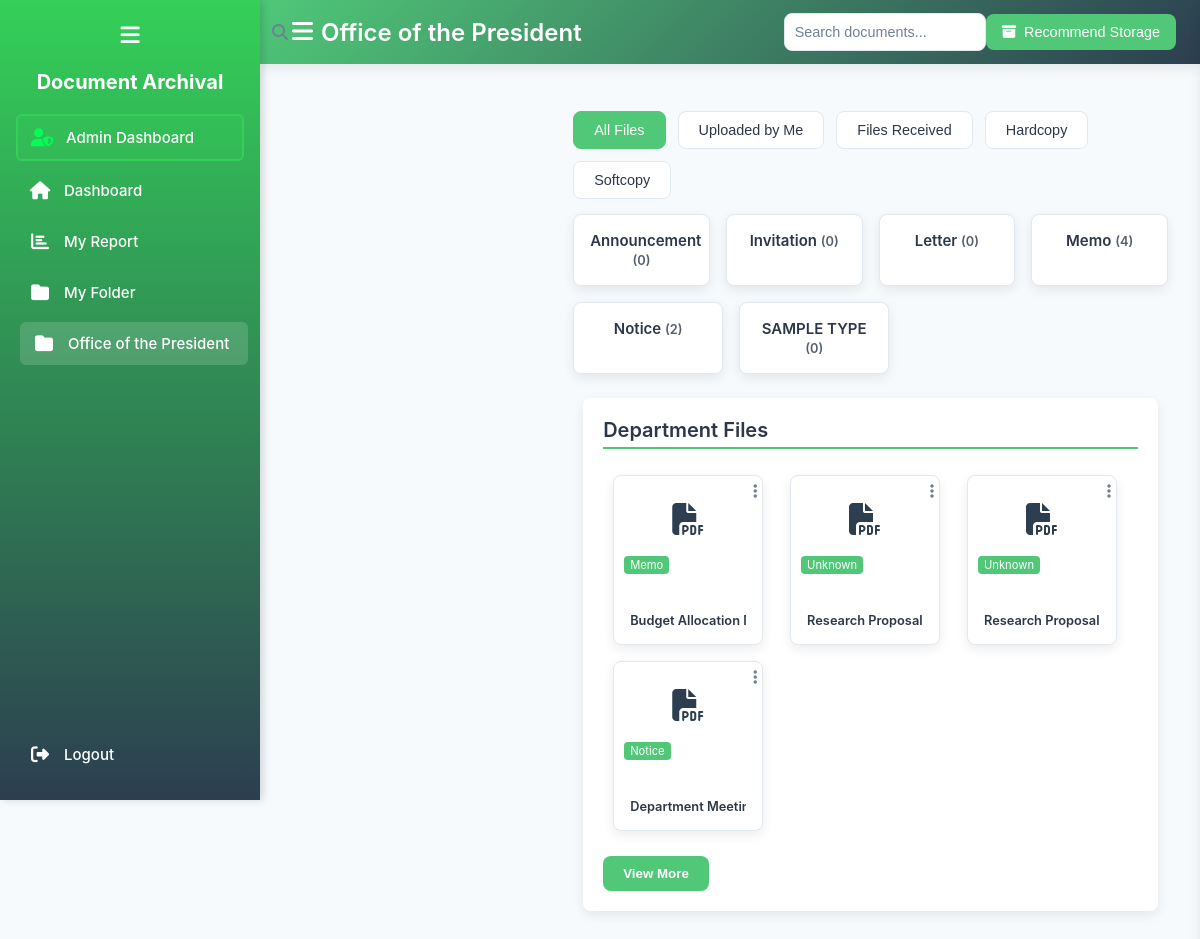
/department_folder.php?department_id=30 (signed in), run on the app's committed database.
### tables this page shows
CREATE TABLE `departments` (
  `department_id` int(11) NOT NULL AUTO_INCREMENT,
  `department_name` varchar(255) NOT NULL COMMENT 'Name of the department',
  `department_type` enum('college','office','sub_department') NOT NULL COMMENT 'Type (e.g., college, office, sub_department)',
  `name_type` enum('Academic','Administrative','Program') NOT NULL COMMENT 'Category (e.g., Academic, Administrative, Program)',
  `parent_department_id` int(11) DEFAULT NULL COMMENT 'Recursive reference to parent department',
  PRIMARY KEY (`department_id`),
  KEY `idx_parent_department` (`parent_department_id`),
  KEY `idx_department_type` (`department_type`,`name_type`),
  CONSTRAINT `fk_departments_parent` FOREIGN KEY (`parent_department_id`) REFERENCES `departments` (`department_id`) ON DELETE SET NULL
);

CREATE TABLE `files` (
  `file_id` int(11) NOT NULL AUTO_INCREMENT,
  `parent_file_id` int(11) DEFAULT NULL COMMENT 'Recursive reference to parent file (e.g., for versions or copies)',
  `file_name` varchar(255) NOT NULL COMMENT 'Name of the file',
  `meta_data` varchar(255) DEFAULT NULL COMMENT 'Optional metadata (e.g., description)',
  `user_id` int(11) NOT NULL COMMENT 'Uploader user ID',
  `upload_date` datetime DEFAULT NULL COMMENT 'File upload timestamp',
  `file_size` int(11) NOT NULL COMMENT 'File size in bytes',
  `file_type` enum('pdf','docx','txt','png','jpg','jpeg','csv','xlsx') NOT NULL COMMENT 'File type (e.g., pdf, docx, txt, png, jpg, jpeg, csv, xlsx)',
  `document_type_id` int(11) DEFAULT NULL COMMENT 'References document_types.document_type_id',
  `file_status` enum('active','archived','deleted','pending_ocr','ocr_complete') NOT NULL DEFAULT 'active' COMMENT 'Lifecycle status of the file',
  `location_id` int(11) DEFAULT NULL COMMENT 'References storage_locations.location_id',
  `copy_type` enum('original','copy') DEFAULT NULL COMMENT 'Type of copy (e.g., copy, original)',
  `file_path` varchar(255) NOT NULL COMMENT 'File storage path',
  `department_id` int(11) DEFAULT NULL COMMENT 'References departments.department_id',
  PRIMARY KEY (`file_id`),
  KEY `idx_parent_file` (`parent_file_id`),
  KEY `idx_user_id` (`user_id`),
  KEY `idx_document_type` (`document_type_id`),
  KEY `idx_location_id` (`location_id`),
  KEY `idx_file_status` (`file_status`),
  KEY `idx_upload_date` (`upload_date`),
  KEY `idx_file_copy_type` (`copy_type`),
  KEY `idx_file_document_status` (`document_type_id`,`file_status`),
  KEY `fk_files_department` (`department_id`),
  CONSTRAINT `fk_files_department` FOREIGN KEY (`department_id`) REFERENCES `departments` (`department_id`) ON DELETE SET NULL,
  CONSTRAINT `fk_files_document_type` FOREIGN KEY (`document_type_id`) REFERENCES `document_types` (`document_type_id`) ON DELETE SET NULL,
  CONSTRAINT `fk_files_location` FOREIGN KEY (`location_id`) REFERENCES `storage_locations` (`location_id`) ON DELETE SET NULL,
  CONSTRAINT `fk_files_parent` FOREIGN KEY (`parent_file_id`) REFERENCES `files` (`file_id`) ON DELETE SET NULL ON UPDATE CASCADE,
  CONSTRAINT `fk_files_user` FOREIGN KEY (`user_id`) REFERENCES `users` (`user_id`) ON DELETE CASCADE
);

CREATE TABLE `documents_type_fields` (
  `Document_type_id` int(11) NOT NULL,
  `Document_type_field` int(11) DEFAULT NULL,
  `Field_name` varchar(255) DEFAULT NULL,
  `Field_label` varchar(255) DEFAULT NULL,
  `Field_type` int(11) DEFAULT NULL,
  `Is_required` tinyint(1) DEFAULT NULL
);

### Department_folder.php (the view, shortened to what this page needs)
<?php
require_once 'notification.php';
function validateSession(): ?array
{
    return ['user_id' => (int)$_SESSION['user_id'], 'role' => $_SESSION['role']];
}
function getFileIcon(string $fileName): string
{
    $iconClasses = [
        'pdf' => 'fas fa-file-pdf',
        'doc' => 'fas fa-file-word',
        'docx' => 'fas fa-file-word',
        'xls' => 'fas fa-file-excel',
        'xlsx' => 'fas fa-file-excel',
        'ppt' => 'fas fa-file-powerpoint',
        'pptx' => 'fas fa-file-powerpoint',
        'txt' => 'fas fa-file-alt',
        'jpg' => 'fas fa-file-image',
        'jpeg' => 'fas fa-file-image',
        'png' => 'fas fa-file-image',
        'default' => 'fas fa-file'
    ];
    $extension = strtolower(pathinfo($fileName, PATHINFO_EXTENSION));
    return $iconClasses[$extension] ?? $iconClasses['default'];
}
function fetchUserDepartments(PDO $pdo, int $userId): array
{
    try {
        $stmt = $pdo->prepare("
            SELECT d.department_id AS id, d.department_name AS name
            FROM departments d
            JOIN users_department ud ON d.department_id = ud.department_id
            WHERE ud.user_id = ?
            ORDER BY d.department_name
        ");
        $stmt->execute([$userId]);
        return $stmt->fetchAll(PDO::FETCH_ASSOC);
    } catch (Exception $e) {
        error_log("Error fetching departments in department_folder.php: " . $e->getMessage());
        return [];
    }
}
function fetchDocumentTypes(PDO $pdo): array
{
    try {
        $stmt = $pdo->prepare("SELECT DISTINCT field_name AS name FROM documents_type_fields ORDER BY field_name");
        $stmt->execute();
        return $stmt->fetchAll(PDO::FETCH_ASSOC);
    } catch (Exception $e) {
        error_log("Error fetching document types in department_folder.php: " . $e->getMessage());
        return [];
    }
}
function fetchDepartmentFiles(PDO $pdo, int $userId, int $departmentId): array
{
    try {
        $stmt = $pdo->prepare("
            SELECT f.file_id AS id, f.file_name, f.user_id, f.upload_date,
                   f.file_size, f.file_type, f.file_path, f.meta_data,
                   dtf.field_name AS document_type, u.username AS uploader_name
            FROM files f
            LEFT JOIN documents_type_fields dtf ON f.document_type_id = dtf.document_type_id
            LEFT JOIN users u ON f.user_id = u.user_id
            JOIN users_department ud ON ud.user_id = f.user_id AND ud.department_id = ?
            WHERE f.file_status != 'deleted' AND ud.user_id IN (
                SELECT user_id FROM users_department WHERE department_id = ?
            )
            ORDER BY f.upload_date DESC
        ");
        $stmt->execute([$departmentId, $departmentId]);
        $files = $stmt->fetchAll(PDO::FETCH_ASSOC);
        foreach ($files as &$file) {
            $metaData = json_decode($file['meta_data'] ?? '{}', true);
        }
        return $files;
    } catch (Exception $e) {
        error_log("Error fetching department files in department_folder.php: " . $e->getMessage());
        return [];
    }
}
function validateDepartmentAccess(PDO $pdo, int $userId, int $departmentId): bool
{
    try {
        $stmt = $pdo->prepare("
            SELECT COUNT(*) FROM users_department
            WHERE user_id = ? AND department_id = ?
        ");
        $stmt->execute([$userId, $departmentId]);
        return $stmt->fetchColumn() > 0;
    } catch (Exception $e) {
        error_log("Error validating department access in department_folder.php: " . $e->getMessage());
        return false;
    }
}
$errorMessage = '';
$userDepartments = [];
$documentTypes = [];
$filteredFiles = [];
$departmentName = 'Unknown Department';
$departmentId = null;
if (!isset($pdo) || !$pdo instanceof PDO) {
    $errorMessage = 'Database connection not available. Please try again later.';
    error_log("Database connection not available in department_folder.php.");
} else {
    $session = validateSession();
    $userId = $session['user_id'];
    $departmentId = filter_input(INPUT_GET, 'department_id', FILTER_VALIDATE_INT);
    if (!$departmentId) {
        $errorMessage = 'Department ID is required.';
        error_log("Department ID missing in department_folder.php.");
    } else {
        try {
            $stmt = $pdo->prepare("SELECT department_name AS name FROM departments WHERE department_id = ?");
            $stmt->execute([$departmentId]);
            $department = $stmt->fetch(PDO::FETCH_ASSOC);
            if (!$department) {
                $errorMessage = 'Department not found.';
                error_log("Department ID $departmentId not found in department_folder.php.");
            } else {
                $departmentName = $department['name'];
            }
        } catch (Exception $e) {
            $errorMessage = 'Error fetching department information.';
            error_log("Error fetching department in department_folder.php: " . $e->getMessage());
        }
        if (!$errorMessage && !validateDepartmentAccess($pdo, $userId, $departmentId)) {
            $errorMessage = 'You do not have access to this department.';
            error_log("User ID $userId denied access to department ID $departmentId in department_folder.php.");
        }
        if (!$errorMessage) {
            $userDepartments = fetchUserDepartments($pdo, $userId);
            $documentTypes = fetchDocumentTypes($pdo);
            $files = fetchDepartmentFiles($pdo, $userId, $departmentId);
            $sortFilter = filter_input(INPUT_GET, 'sort', FILTER_SANITIZE_STRING, ['options' => ['default' => 'all']]);
            $filteredFiles = array_filter($files, function ($file) use ($userId, $sortFilter) {
                $isUploadedByMe = $file['user_id'] == $userId;
                $isReceived = !$isUploadedByMe;
                $isHardcopyOnly = ($file['hard_copy_available'] ?? 0) == 1 && empty($file['file_path']);
                $isSoftcopyOnly = ($file['hard_copy_available'] ?? 0) == 0 && !empty($file['file_path']);
                return match ($sortFilter) {
                    'uploaded-by-me' => $isUploadedByMe,
                    'received' => $isReceived,
                    'hardcopy' => $isHardcopyOnly,
                    'softcopy' => $isSoftcopyOnly,
                    default => true
                };
            });
        }
    }
}
?>
<!DOCTYPE html>
<html lang="en">
    <?php
    include 'user_head.php';
    ?>
</head>
<body>
    <?php if ($errorMessage): ?>
        <div class="error-message" style="color: red; padding: 20px; text-align: center;">
            <p><?= htmlspecialchars($errorMessage, ENT_QUOTES, 'UTF-8'); ?></p>
        </div>
    <?php else: ?>
        <div class="top-nav">
            <button class="toggle-btn" title="Toggle Sidebar" aria-label="Toggle Sidebar"><i class="fas fa-bars"></i></button>
            <h2><?= htmlspecialchars($departmentName, ENT_QUOTES, 'UTF-8') ?></h2>
            <div class="search-container">
                <i class="fas fa-search search-icon"></i>
                <input type="text" placeholder="Search documents..." class="search-bar" id="searchBar" aria-label="Search documents">
            </div>
            <button id="hardcopyStorageButton" aria-label="Recommend Storage"><i class="fas fa-archive"></i> Recommend Storage</button>
        </div>
    <?php
    include 'user_menu.php';
    ?>
        <?php foreach ($userDepartments as $dept): ?>
                <a href="department_folder.php?department_id=<?= htmlspecialchars($dept['id'], ENT_QUOTES, 'UTF-8') ?>"
                    class="<?= $dept['id'] == $departmentId ? 'active' : '' ?>"
                    data-tooltip="<?= htmlspecialchars($dept['name'], ENT_QUOTES, 'UTF-8') ?>">
                    <i class="fas fa-folder"></i><span class="link-text"><?= htmlspecialchars($dept['name'], ENT_QUOTES, 'UTF-8') ?></span>
                </a>
        <?php endforeach; ?>
        <a href="logout.php" class="logout-btn" data-tooltip="Logout" aria-label="Logout">
            <i class="fas fa-sign-out-alt"></i><span class="link-text">Logout</span>
        </a>
    </aside>
        <main class="main-content">
            <div class="sorting-buttons">
                <button class="sort-btn <?= $sortFilter === 'all' ? 'active' : '' ?>" data-filter="all" aria-label="Show all files">All Files</button>
                <button class="sort-btn <?= $sortFilter === 'uploaded-by-me' ? 'active' : '' ?>" data-filter="uploaded-by-me" aria-label="Show files uploaded by me">Uploaded by Me</button>
                <button class="sort-btn <?= $sortFilter === 'received' ? 'active' : '' ?>" data-filter="received" aria-label="Show received files">Files Received</button>
                <button class="sort-btn <?= $sortFilter === 'hardcopy' ? 'active' : '' ?>" data-filter="hardcopy" aria-label="Show hardcopy files">Hardcopy</button>
                <button class="sort-btn <?= $sortFilter === 'softcopy' ? 'active' : '' ?>" data-filter="softcopy" aria-label="Show softcopy files">Softcopy</button>
            </div>
            <div class="ftypes">
                <?php foreach ($documentTypes as $type):
                    $fileCount = count(array_filter($filteredFiles, fn($file) => $file['document_type'] === $type['name']));
                ?>
                    <div class="ftype-card"
                        data-type="<?= htmlspecialchars(strtolower(str_replace(' ', '-', $type['name'])), ENT_QUOTES, 'UTF-8') ?>"
                        role="button"
                        tabindex="0"
                        aria-label="View <?= htmlspecialchars(ucfirst($type['name']), ENT_QUOTES, 'UTF-8') ?> files (<?= $fileCount ?>)">
                        <p><?= htmlspecialchars(ucfirst($type['name']), ENT_QUOTES, 'UTF-8') ?> <span class="file-count">(<?= $fileCount ?>)</span></p>
                    </div>
                <?php endforeach; ?>
            </div>
            <div class="masonry-grid">
                <section class="masonry-section">
                    <h3>Department Files</h3>
                    <div class="file-card-container" id="departmentFiles">
                        <?php foreach (array_slice($filteredFiles, 0, 4) as $file): ?>
                            <div class="file-card"
                                data-file-id="<?= htmlspecialchars($file['id'], ENT_QUOTES, 'UTF-8') ?>"
                                data-file-name="<?= htmlspecialchars($file['file_name'], ENT_QUOTES, 'UTF-8') ?>"
                                role="button"
                                tabindex="0"
                                aria-label="View details for <?= htmlspecialchars($file['file_name'], ENT_QUOTES, 'UTF-8') ?>">
                                <div class="file-icon-container"><i class="<?= getFileIcon($file['file_name']) ?> file-icon"></i></div>
                                <p class="file-name"><?= htmlspecialchars($file['file_name'], ENT_QUOTES, 'UTF-8') ?></p>
                                <span class="file-type-badge"><?= htmlspecialchars($file['document_type'] ?? 'Unknown', ENT_QUOTES, 'UTF-8') ?></span>
                                <div class="file-options"
                                    role="button"
                                    tabindex="0"
                                    aria-label="File options for <?= htmlspecialchars($file['file_name'], ENT_QUOTES, 'UTF-8') ?>">
                                    <i class="fas fa-ellipsis-v" aria-hidden="true"></i>
                                </div>
                            </div>
                        <?php endforeach; ?>
                    </div>
                    <?php if (count($filteredFiles) > 4): ?>
                        <div class="view-more">
                            <button onclick="openModal('department')" aria-label="View more department files">View More</button>
                        </div>
                    <?php endif; ?>
                </section>
            </div>
        </main>
    <?php endif; ?>
</body>
</html>

### data on the page
departments: department_name "Office of the President"
files: file_name "Budget Allocatio…", documents_type_fields.Field_name "Memo"
files: file_name "Research Propo…", document_type "Unknown"
files: file_name "Research Propo…", document_type "Unknown"
files: file_name "Department Mee…", documents_type_fields.Field_name "Notice"

### other printed values
$type['name'] "Announcement"
$fileCount "0"
$type['name'] "Invitation"
$type['name'] "Letter"
$type['name'] "Memo"
$fileCount "4"
$type['name'] "Notice"
$fileCount "2"
$type['name'] "SAMPLE TYPE"
